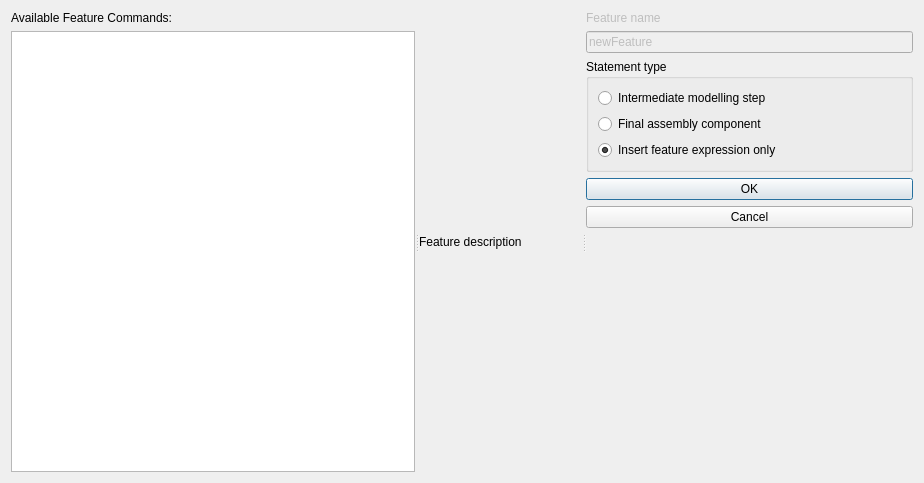
<?xml version="1.0" encoding="UTF-8"?>
<ui version="4.0">
 <class>InsertFeatureDlg</class>
 <widget class="QWidget" name="InsertFeatureDlg">
  <property name="geometry">
   <rect>
    <x>0</x>
    <y>0</y>
    <width>924</width>
    <height>483</height>
   </rect>
  </property>
  <layout class="QVBoxLayout" name="verticalLayout_2">
   <item>
    <widget class="QSplitter" name="splitter">
     <property name="orientation">
      <enum>Qt::Horizontal</enum>
     </property>
     <widget class="QWidget" name="layoutWidget">
      <layout class="QVBoxLayout" name="verticalLayout">
       <item>
        <widget class="QLabel" name="label">
         <property name="text">
          <string>Available Feature Commands:</string>
         </property>
        </widget>
       </item>
       <item>
        <widget class="QListWidget" name="featureCmdList"/>
       </item>
      </layout>
     </widget>
     <widget class="QWidget" name="layoutWidget">
      <layout class="QVBoxLayout" name="featureCmdHelp_layout">
       <item>
        <widget class="QLabel" name="label_3">
         <property name="text">
          <string>Feature description</string>
         </property>
        </widget>
       </item>
      </layout>
     </widget>
     <widget class="QWidget" name="layoutWidget">
      <layout class="QVBoxLayout" name="verticalLayout_4">
       <item>
        <widget class="QLabel" name="featureNameLabel">
         <property name="enabled">
          <bool>false</bool>
         </property>
         <property name="sizePolicy">
          <sizepolicy hsizetype="Fixed" vsizetype="Preferred">
           <horstretch>0</horstretch>
           <verstretch>0</verstretch>
          </sizepolicy>
         </property>
         <property name="text">
          <string>Feature name</string>
         </property>
        </widget>
       </item>
       <item>
        <widget class="QLineEdit" name="featureName">
         <property name="enabled">
          <bool>false</bool>
         </property>
         <property name="sizePolicy">
          <sizepolicy hsizetype="Preferred" vsizetype="Fixed">
           <horstretch>0</horstretch>
           <verstretch>0</verstretch>
          </sizepolicy>
         </property>
         <property name="text">
          <string>newFeature</string>
         </property>
        </widget>
       </item>
       <item>
        <widget class="QGroupBox" name="groupBox">
         <property name="title">
          <string>Statement type</string>
         </property>
         <layout class="QVBoxLayout" name="verticalLayout_3">
          <item>
           <widget class="QRadioButton" name="isIntermediateStep">
            <property name="sizePolicy">
             <sizepolicy hsizetype="Fixed" vsizetype="Fixed">
              <horstretch>0</horstretch>
              <verstretch>0</verstretch>
             </sizepolicy>
            </property>
            <property name="text">
             <string>Intermediate modelling step</string>
            </property>
           </widget>
          </item>
          <item>
           <widget class="QRadioButton" name="isFinalComponent">
            <property name="sizePolicy">
             <sizepolicy hsizetype="Fixed" vsizetype="Fixed">
              <horstretch>0</horstretch>
              <verstretch>0</verstretch>
             </sizepolicy>
            </property>
            <property name="text">
             <string>Final assembly component</string>
            </property>
           </widget>
          </item>
          <item>
           <widget class="QRadioButton" name="onlyFeatureCommand">
            <property name="sizePolicy">
             <sizepolicy hsizetype="Fixed" vsizetype="Fixed">
              <horstretch>0</horstretch>
              <verstretch>0</verstretch>
             </sizepolicy>
            </property>
            <property name="text">
             <string>Insert feature expression only</string>
            </property>
            <property name="checked">
             <bool>true</bool>
            </property>
           </widget>
          </item>
         </layout>
        </widget>
       </item>
       <item>
        <widget class="QDialogButtonBox" name="buttonBox">
         <property name="sizePolicy">
          <sizepolicy hsizetype="Preferred" vsizetype="Maximum">
           <horstretch>0</horstretch>
           <verstretch>1</verstretch>
          </sizepolicy>
         </property>
         <property name="orientation">
          <enum>Qt::Vertical</enum>
         </property>
         <property name="standardButtons">
          <set>QDialogButtonBox::Cancel|QDialogButtonBox::Ok</set>
         </property>
        </widget>
       </item>
       <item>
        <spacer name="verticalSpacer">
         <property name="orientation">
          <enum>Qt::Vertical</enum>
         </property>
         <property name="sizeType">
          <enum>QSizePolicy::Expanding</enum>
         </property>
         <property name="sizeHint" stdset="0">
          <size>
           <width>20</width>
           <height>40</height>
          </size>
         </property>
        </spacer>
       </item>
      </layout>
     </widget>
    </widget>
   </item>
  </layout>
 </widget>
 <resources/>
 <connections/>
</ui>
